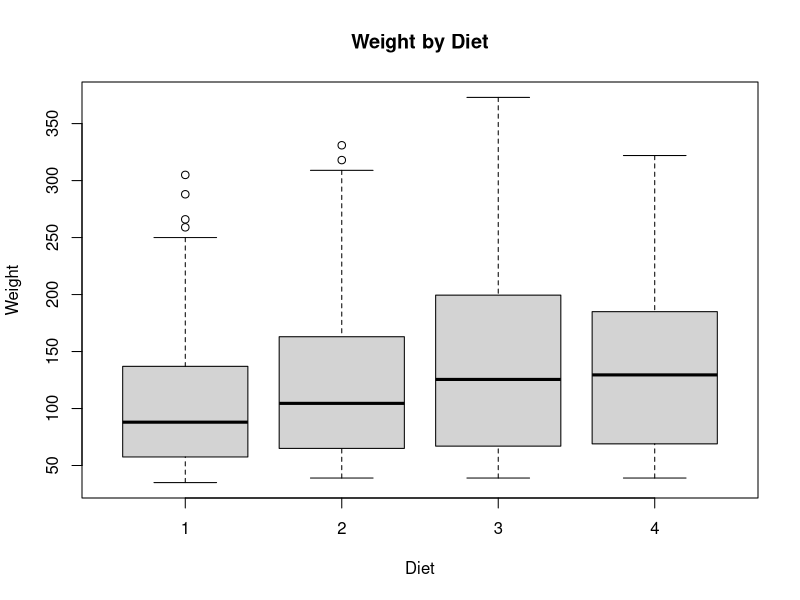
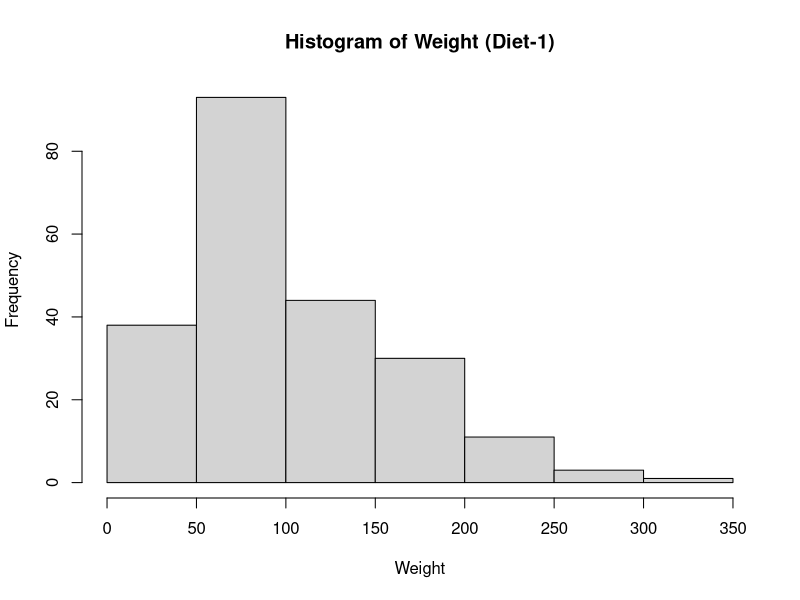
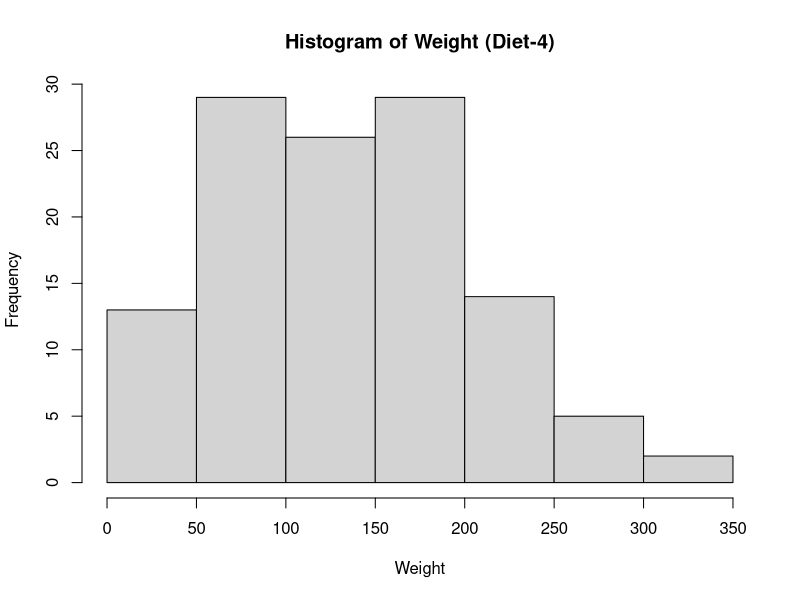
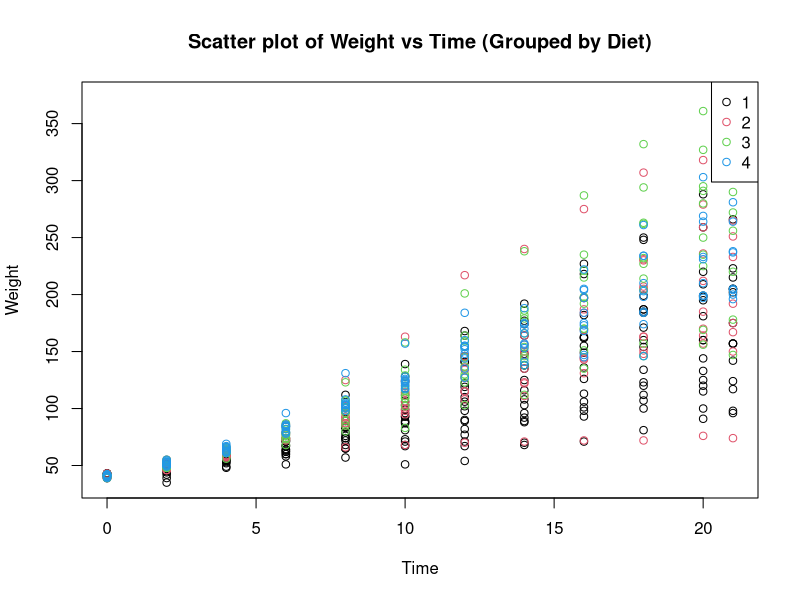

These figures' R source, in order:
# Create the dataset
chickenWeight <- data.frame(
  ChickenID = c(1, 2, 3, 4, 5),  # Unique identifier for each chicken
  Weight = c(2.3, 2.5, 2.1, 2.4, 2.2),  # Weight of the chickens in kilograms
  Diet = c("A", "B", "B", "A", "C"),  # Diet of the chickens
  Age = c(10, 12, 11, 10, 9)  # Age of the chickens in weeks
)
summary(ChickWeight)
boxplot(weight ~ Diet, data = ChickWeight, main = "Weight by Diet", xlab = "Diet", ylab = "Weight")
hist(ChickWeight$weight[ChickWeight$Diet == 1], main = "Histogram of Weight (Diet-1)", xlab = "Weight")
hist(ChickWeight$weight[ChickWeight$Diet == 4], main = "Histogram of Weight (Diet-4)", xlab = "Weight")
plot(ChickWeight$Time, ChickWeight$weight, col = ChickWeight$Diet, xlab = "Time", ylab = "Weight",
     main = "Scatter plot of Weight vs Time (Grouped by Diet)")
legend("topright", legend = levels(as.factor(ChickWeight$Diet)), col = 1:4, pch = 1)

